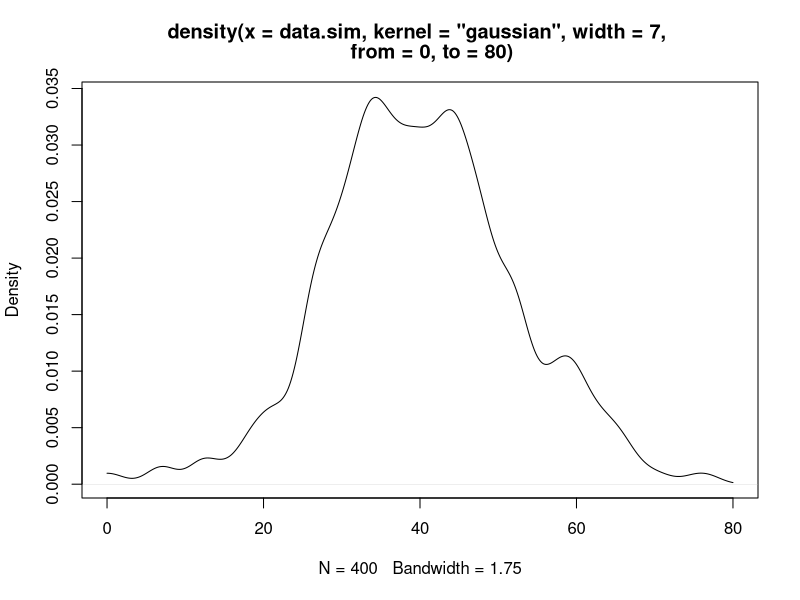
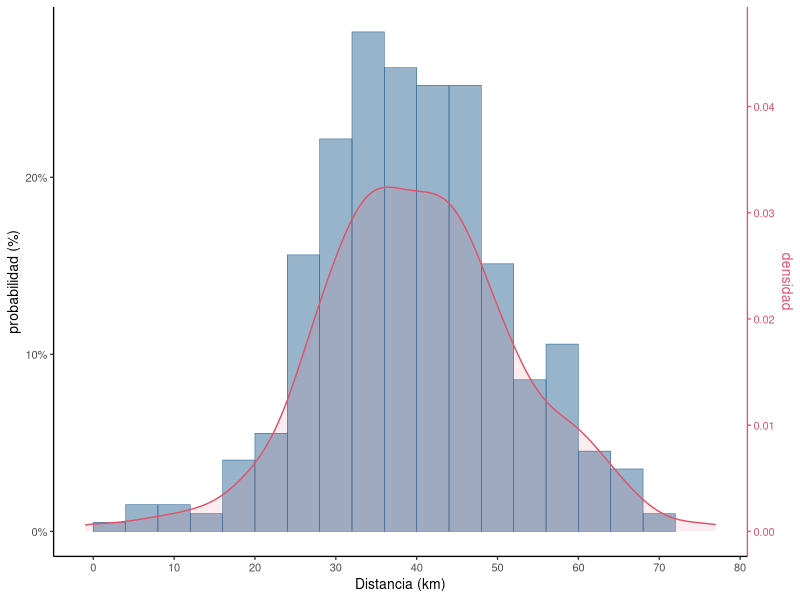
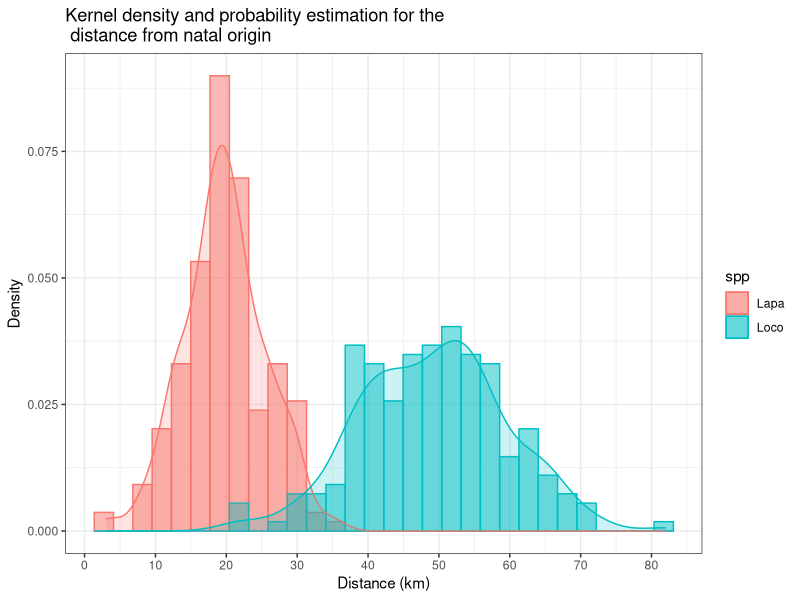
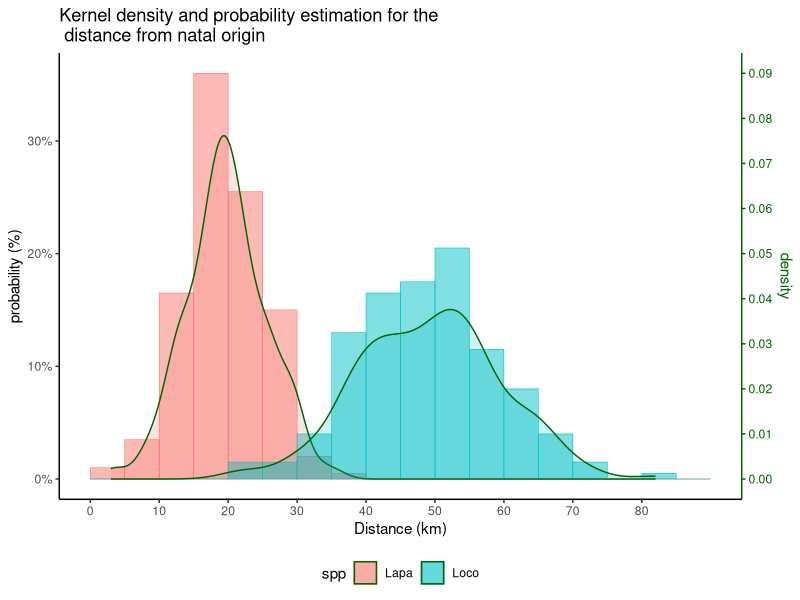

Source code (R) for these figures, in order:
#---------------------------------------------------------------------------
## II Curso Internacional "Uso de la teoría de grafos en la evaluación de la
## conectividad larval de poblaciones marinas"
## contacto: Andres Ospina-Alvarez (aospina.co@me.com)
## Organizadores(as) del curso: Catherine González (catherine.gonzalez@ifop.cl)
#---------------------------------------------------------------------------

# Título: Núcleos de dispersión, manejo y representación gráfica.

# Vamos a establecer una semilla del generador de numeros aleatorios que nos permitirá reproducibilidad cuando trabajemos con simulaciones.
set.seed(1234)

# En la siguiente línea vamos a crear el objeto data.sim que simula ser un conjunto de datos con 400 entradas, con una distribución normal, una media de 400 y desviación estandar de 12.
# Asumiremos que este conjunto de datos representa distancias de dispersión para una sp. X
data.sim <- round(rnorm(n = 400, mean = 40, sd = 12))
# Revisemos nuestro conjunto de datos, si el valor mínimo es negativo es mejor que volvamos a generar un conjunto de datos diferente, pues no es muy intuitivo trabajar con distancias negativas.
summary(data.sim)

# Ahora estimaremos un núcleo de densidad para nuestra conjunto de datos simulado. El método por defecto lo hace con el núcleo y el ancho de banda especificado para observaciones univariantes.
dens <-
  density(
    data.sim,
    from = 0,
    to = 80,
    width = 7,
    kernel = "gaussian"
  )

# Y ahora generamos una figura de ese kernel de dispersión.
plot(dens)
# Tema de discusión: ¿Cómo podemos interpretar y usar esta figura?

# Si integramos el área bajo la curva de densidad podemos obtener la probabilidad de que la sp. X se disperse una distancia con un mínimo "l" y un máximo "u". Pongámoslo en práctica.
integrate(approxfun(dens), lower = 35, upper = 45)

# Probablemente nos interesará mas el presentar esta información como un histograma de frecuencias. Vamos a usar la librería ggplot2
library(ggplot2)

# ggplot necesita como entrada objetos del tipo dataframe
# ¿Es nuestro objeto data.sim un dataframe)
is.data.frame(data.sim)
class(data.sim)

# Crearemos un objeto dataframe "df.0" a partir de nuestro objeto data.sim
df.0 <- as.data.frame(data.sim)

##### Figura con histograma de frecuencias y kernel de dispersión ####
# Y ahora creamos nuestro histograma de frecuencias, pero además mantendremos nuestro kernel de dispersión, todo en la misma figura.
ggplot(df.0, aes(data.sim, colour = 1, fill = 1)) +
  geom_histogram(
    aes(y = 2 * (..density..) / sum(..density..)),
    breaks = seq(0, 75, 4),
    alpha = 0.5,
    position = "identity",
    lwd = 0.2
  ) +
  geom_density(aes(y = 6 * (..density..)),
               alpha = .1,
               colour = 2,
               fill = 2) +
  scale_x_continuous(breaks = seq(from = 0, to = 90, by = 10)) +
  scale_y_continuous(
    labels = scales::percent,
    sec.axis = sec_axis(
      trans = ~ . / 6,
      name = "densidad",
      breaks = seq(from = 0, to = 0.1, by = 0.01)
    )
  ) +
  # ggtitle("Kernel density and probability estimation for the\n distance from natal origin") +
  xlab("Distancia (km)") + ylab("probabilidad (%)") +
  theme_classic(base_size = 10) +
  theme(legend.position = "") +
  theme(
    axis.line.y.right = element_line(color = 2),
    axis.ticks.y.right = element_line(color = 2),
    axis.text.y.right = element_text(color = 2),
    axis.title.y.right = element_text(color = 2)
  )

##### Comparando el kernel de dispersión para dos especies (loco y lapa) ####

# Vamos a crear un dataframe de datos simulados, 200 entradas para loco y 200 entradas para lapa. Las primeras con media 50 km y desviación estandar 10 km y las segundas con media 20 km y desviación estandar 6 km.
df <- data.frame(spp = factor(rep(c("Loco", "Lapa"), each = 200)),
                 distance = round(c(
                   rnorm(200, mean = 50, sd = 10),
                   rnorm(200, mean = 20, sd = 6)
                 )))
summary(df)

# Y ahora de manera similar a la figura anterior haremos una figura con el histograma de frecuencia y el kernel de dispersión para cada una de las dos especies
ggplot(df, aes(distance, colour = spp, fill = spp)) +
  geom_histogram(aes(y = ..density..), alpha = 0.5,
                 position = "identity") +
  geom_density(alpha = .2) +
  ggtitle("Kernel density and probability estimation for the\n distance from natal origin") +
  xlab("Distance (km)") + ylab("Density") +
  scale_x_continuous(breaks = seq(from = 0, to = 80, by = 10)) +
  theme_bw()

# He dejado el eje secundario fuera de la figura anterior a propósito, solo para que podais comparar las dos instruciones y poder entender un poco mejor el código necesario para obtener ese segundo eje.

# Comparando el kernel de dispersión para loco y lapa
ggplot(df, aes(distance, colour = spp, fill = spp)) +
  geom_histogram(
    aes(y = 2 * (..density..) / sum(..density..)),
    breaks = seq(0, 90, 5),
    alpha = 0.5,
    position = "identity",
    lwd = 0.2
  ) +
  geom_density(aes(y = 4 * (..density..)), alpha = .2, color = "darkgreen") +
  scale_x_continuous(breaks = seq(from = 0, to = 80, by = 10)) +
  scale_y_continuous(
    labels = scales::percent,
    sec.axis = sec_axis(
      trans = ~ . / 4,
      name = "density",
      breaks =
        seq(from = 0, to = 0.1, by = 0.01)
    )
  ) +
  ggtitle("Kernel density and probability estimation for the\n distance from natal origin") +
  xlab("Distance (km)") + ylab("probability (%)") +
  theme_classic() +
  theme(legend.position = "bottom") +
  theme(legend.direction = "horizontal") +
  theme(
    axis.line.y.right = element_line(color = "darkgreen"),
    axis.ticks.y.right = element_line(color = "darkgreen"),
    axis.text.y.right = element_text(color = "darkgreen"),
    axis.title.y.right = element_text(color = "darkgreen")
  )

# Tema de discusión: Si esta figura estuviese basada en datos reales ¿Qué conclusiones podríamos generar para la gestión de los recursos?